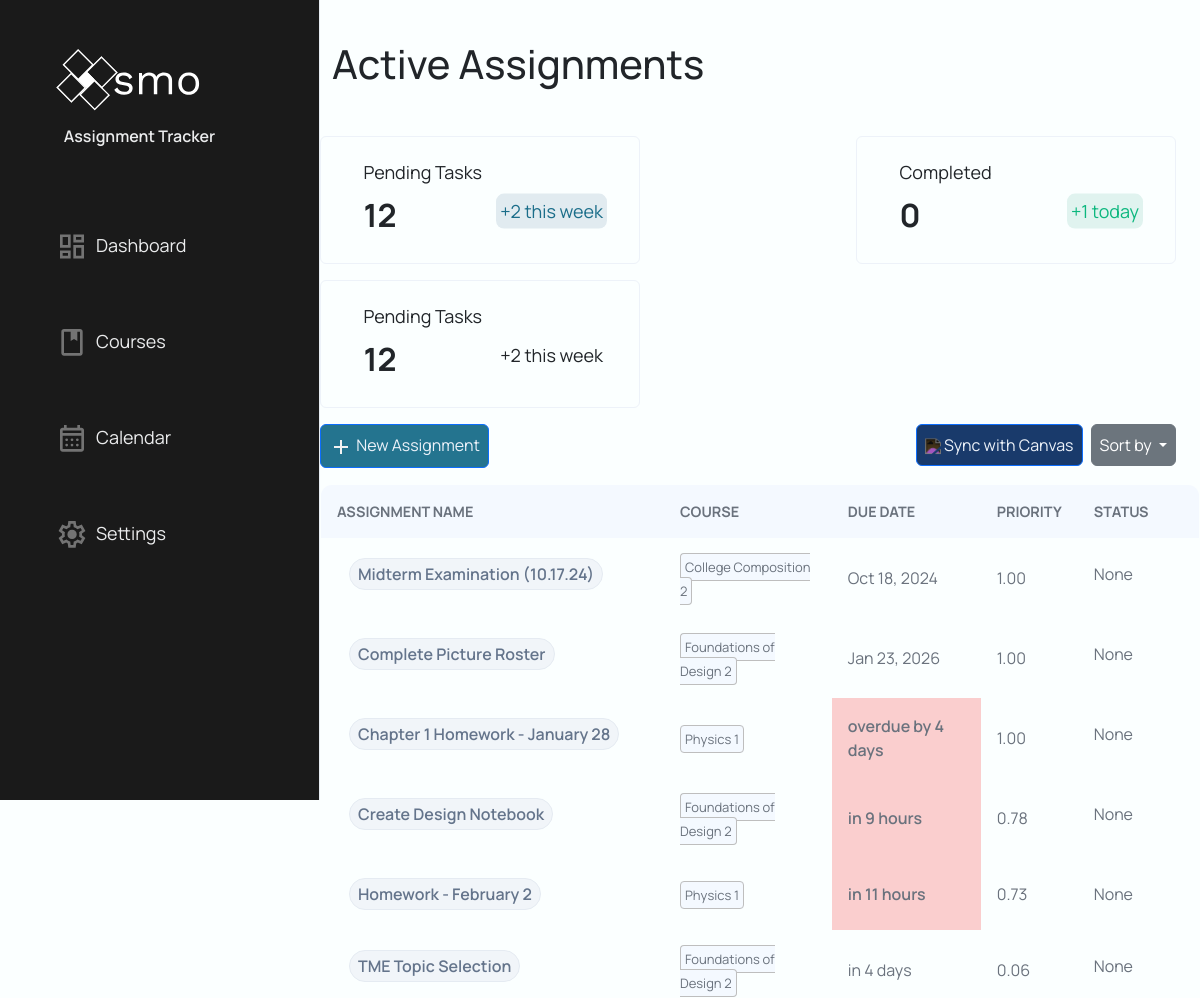
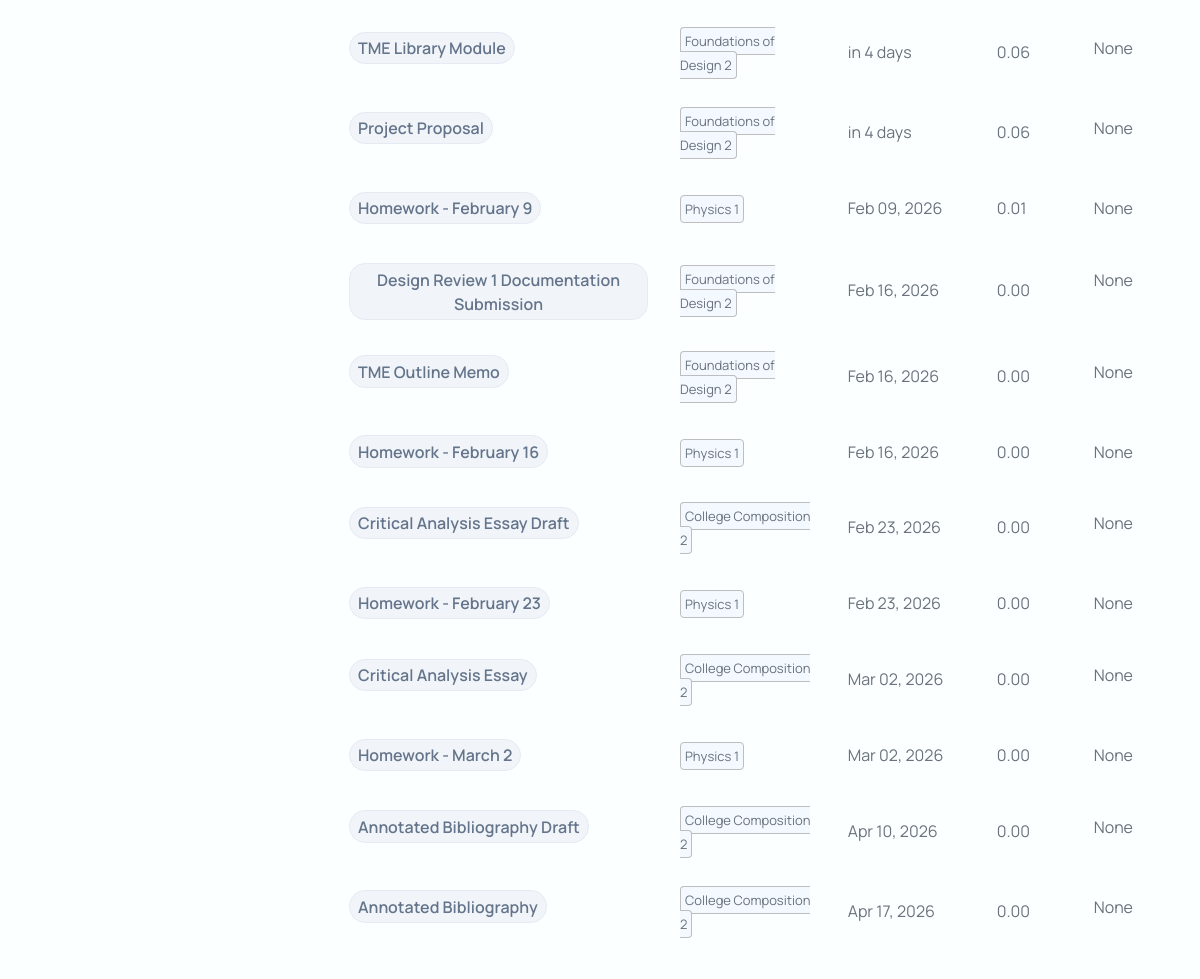
Before: /dashboard/ (signed in) with the older database file (2 pictures, top to bottom).
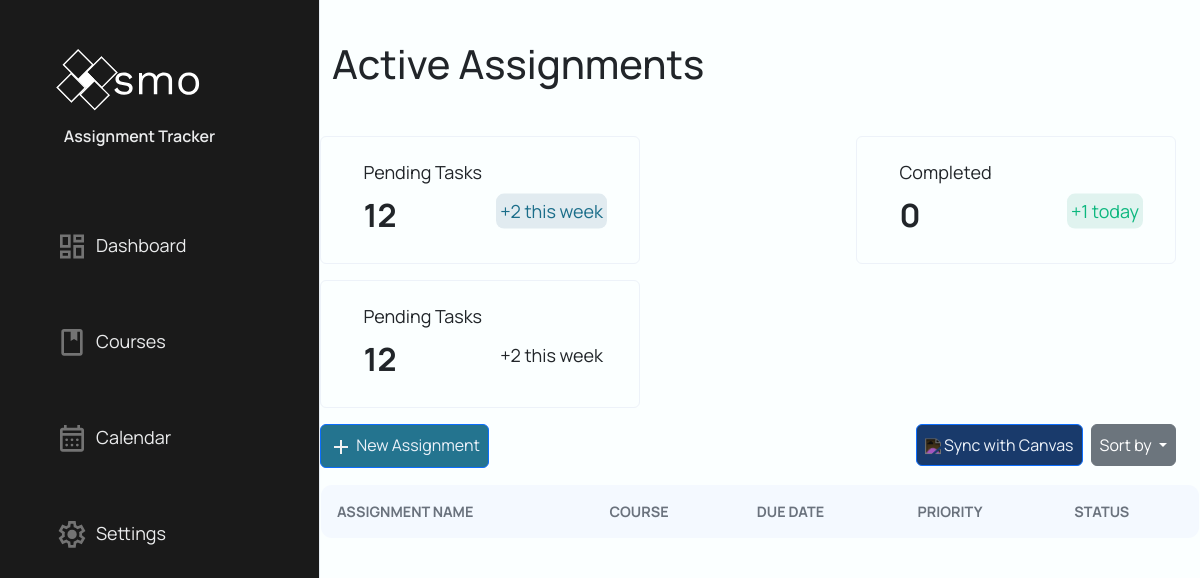
After: the same page with the newer database file.
### models/assignment.py (models this page shows, shortened)
class Assignment(db.Model):
    __tablename__ = "assignments"
    assignment_id = db.Column("assignment_id", db.Integer, primary_key=True, autoincrement=True)
    user_id = db.Column("user_id", db.Integer, db.ForeignKey("users.user_id"), nullable=False)
    course_id = db.Column("course_id", db.Integer, db.ForeignKey("courses.course_id"), nullable=False)
    course = db.relationship("Course", back_populates="assignments", foreign_keys="Assignment.course_id")
    title = db.Column("title", db.Text, nullable=False)
    description = db.Column("description", db.Text, nullable=True)
    due = db.Column("due", db.Text, nullable=False)        # ISO-8601 text datetime recommended
    status = db.Column("status", db.Integer, nullable=True)  # 0/1 or enum-like int
    created = db.Column("created", db.Text, nullable=True)
    updated = db.Column("updated", db.Text, nullable=True)
    points_possible = db.Column("points_possible", db.Integer, nullable=True)
    score = db.Column("score", db.Float, nullable=True)  # Actual score achieved
    canvas_assignment_id = db.Column("canvas_assignment_id", db.Integer, nullable=True)
    workflow_state = db.Column("workflow_state", db.Text, nullable=True)
    unlock_at = db.Column("unlock_at", db.Text, nullable=True)
    html_url = db.Column("html_url", db.Text, nullable=True)
    submission_type = db.Column("submission_type", db.Text, nullable=True)
    canvas_base_url = db.Column("canvas_base_url", db.Text, nullable=True)
    last_canvas_sync = db.Column("last_canvas_sync", db.Text, nullable=True)
    effort = db.Column("effort", db.Integer, nullable=True, default=1) # 1=Low, 2=Med, 3=High
    event_id = db.Column("event_id", db.Text, nullable=True)

### models/courses.py (models this page shows, shortened)
class Course(db.Model):
    __tablename__ = "courses"
    assignments = db.relationship("Assignment",
                                  back_populates="course",
                                  foreign_keys="Assignment.course_id",
                                  primaryjoin = "Course.course_id == Assignment.course_id"
                                  )
    course_id = db.Column(
        "course_id",
        db.Integer,
        primary_key=True,
        autoincrement=True
    )
    user_id = db.Column(
        "user_id",
        db.Integer,
        db.ForeignKey("users.user_id"),
        nullable=False
    )
    course_name = db.Column(
        "course_name",
        db.Text,
        nullable=False
    )
    course_code = db.Column(
        "course_code",
        db.Text,
        nullable=False
    )
    canvas_course_id = db.Column(
        "canvas_course_id",
        db.Integer,
        nullable=True
    )
    workflow_state = db.Column(
        "workflow_state",
        db.Text,
        nullable=True
    )
    time_zone = db.Column(
        "time_zone",
        db.Text,
        nullable=True
    )
    end_at = db.Column(
        "end_at",
        db.Text,
        nullable=False
    )
    last_sync = db.Column(
        "last_sync",
        db.Text,
        nullable=True
    )
    canvas_base_url = db.Column(
        "canvas_base_url",
        db.Text,
        nullable=True
    )
    weight = db.Column(
        "weight",
        db.Float,
        default=1.0,
        nullable=False
    )

### Website/MainPage/mainPage.py (the view)
@mainPage_bp.route("/dashboard/", methods=["POST", "GET"])
@login_required
def dashboard():
    user_id = current_user.user_id
    assignmentRepo = AssignmentRepo()
    courseRepo = CourseRepo()
    userRepo = UserRepo()
    deleteForm = DeleteAssignment()
    assignmentForm = AssignmentCreateForm().updateCourseSelect(courseRepo.getAllCoursesById(user_id))
    editAssignmentForm = EditAssignmentForm()
    checkForm = CheckForm()
    sort_key = (request.args.get("sort"))
    if sort_key is None:
        sort_key = "due"
    else:
        sort_key = sort_key.strip().lower()
    SORT_MAP = {
    "course"      : assignmentRepo.get_SortedByName_Assignment,
    "due"       : assignmentRepo.get_SortedByDue_Assignment,
    "points"    : assignmentRepo.get_SortedByPoints_Assignment,
    "priority"  : assignmentRepo.getAllAssignmentById # Sort manually after calculation
    }
    assignments = SORT_MAP.get(sort_key, assignmentRepo.getAllAssignmentById)(user_id)
    scoring_service = ScoringService(user_id)
    for assignment in assignments:
        assignment.priority_score = scoring_service.calculate_score(assignment, assignment.course)
        assignment.due_display, assignment.due_hour = format_due_display(assignment.due)
    if sort_key == "priority":
        assignments.sort(key=lambda x: x.priority_score, reverse=True)
    if deleteForm.validate_on_submit:
        print(f"Assignment ID: {deleteForm.assignment_id.data}")
    completed = userRepo.getComplete(user_id)
    return render_template("dashboard.html",
                        completed=completed,
                        assignments=assignments,
                        deleteForm=deleteForm,
                        assignmentForm=assignmentForm,
                        editForm=editAssignmentForm,
                        checkForm=checkForm)

### Website/Login/login.py (called while the page is built)
@loginManager.user_loader
def load_user(user_id):
    return repo.getUserById(user_id=user_id)

### Website/MainPage/mainPage.py (called while the page is built)
def format_due_display(due_value):
    due_dt = _parse_due_datetime(due_value)
    if due_dt is None:
        return "No due date", None
    now = datetime.now(timezone.utc)
    delta_seconds = (due_dt - now).total_seconds()
    if delta_seconds >= 0:
        days = int(delta_seconds // 86400)
        if days == 0:
            hours = int(delta_seconds // 3600)
            return f"in {hours} hours", hours
        if days == 1:
            return "in 1 day", days * 24
        if days < 7:
            return f"in {days} days", days * 24
    else:
        days_overdue = int(abs(delta_seconds) // 86400)
        if days_overdue == 0:
            return "overdue", "overdue"
        if days_overdue == 1:
            return "overdue by 1 day", "overdue"
        if days_overdue < 7:
            return f"overdue by {days_overdue} days", "overdue"
    return due_dt.strftime("%b %d, %Y"), None

### repositories/assignmentRepo.py (called while the page is built)
    def moveCompleted(self, assignment_list):
        active = [a for a in assignment_list if a.status != 1]
        completed = [a for a in assignment_list if a.status == 1]
        return active + completed

### Website/MainPage/templates/dashboard.html (shortened to what the changed rows need)
{% extends "base.html" %}
{% block content %}
{% block head %}
    <link rel="stylesheet" type="text/css" href="{{ url_for('static', filename='dashboard.css') }}">
    <link rel="stylesheet" type="text/css" href="{{ url_for('static', filename='modal.css') }}">
    <link rel="stylesheet" type="text/css" href="{{ url_for('static', filename='button.css') }}">
    <link rel="stylesheet" type="text/css" href="{{ url_for('static', filename='toast.css') }}">
{%  endblock %}
    <div class="container h-100 w-100">
        <div class="col w-100">
            <div class="row">
                <h1>Active Assignments</h1>
            </div>
            <div class="row table-div">
                <table class="assignment-table">
                    <tr>
                        <th>Assignment Name</th>
                        <th>Course</th>
                        <th>Due Date</th>
                        <th>Priority</th>
                        <th>Status</th>
                    </tr>
                    {% for assignment in assignments %}
                        <tr class="table-row">
                            <td class="title d-flex align-items-center">
                                <form method="POST" action="/dashboard/assignments/{{ assignment.assignment_id }}/complete" class="d-flex align-items-center m-0 p-0 complete-form">
                                </form>
                                <button
                                    class="btn-name"
                                    onclick=showEditModal(this)
                                    data-assignment-id="{{assignment.assignment_id}}"
                                    data-canvas-id="{{assignment.canvas_assignment_id}}"
                                    data-assignment-name="{{assignment.title}}"
                                    data-assignment-desc="{{assignment.description}}"
                                    data-effort="{{assignment.effort}}"
                                    data-url="{{assignment.html_url}}">
                                    {{assignment.title}}
                                </button>
                            </td>
                            <td><a class="course-name">{{assignment.course.course_name}}</a></td>
                                {% if assignment.due_hour is none %}
                                    <td>{{assignment.due_display}}</td>
                                {% elif assignment.due_hour == "overdue" and assignment.status != 1 %}
                                    <td class="due-24">{{assignment.due_display}}</td>
                                {% elif assignment.due_hour is string %}
                                    <td>{{assignment.due_display}}</td>
                                {% elif assignment.due_hour < 24 %}
                                    <td class="due-24">{{assignment.due_display}}</td>
                                {% elif assignment.due_hour < 72 %}
                                    <td class="due-72">{{assignment.due_display}}</td>
                                {% else %}
                                    <td>{{assignment.due_display}}</td>
                                {% endif %}
                            <td class="priority">{{"%.2f"|format(assignment.priority_score)}}</td>
                            <td class="status d-flex align-items-center">
                                {{assignment.status}}
                            </td>
                        </tr>
                    </div>
                    {% endfor %}
                </table>
            </div>
        </div>
    </div>
        </div>
        </div>
{% endblock %}

Changed rows visible on the page:
removed Assignment: title "Midterm Examination (10.17.24)", course.course_name "College Composition 2", due_display "Oct 18, 2024", priority_score "1.00", status "None"
removed Assignment: title "Complete Picture Roster", course.course_name "Foundations of Design 2", due_display "Jan 23, 2026", priority_score "1.00", status "None"
removed Assignment: title "Chapter 1 Homework - January 28", course.course_name "Physics 1", due_display "overdue by 4 days", priority_score "1.00", status "None"
removed Assignment: title "Create Design Notebook", course.course_name "Foundations of Design 2", due_display "in 9 hours", priority_score "0.78", status "None"
removed Assignment: title "Homework - February 2", course.course_name "Physics 1", due_display "in 11 hours", priority_score "0.73", status "None"
removed Assignment: title "TME Topic Selection", course.course_name "Foundations of Design 2", due_display "in 4 days", priority_score "0.06", status "None"
removed Assignment: title "TME Library Module", course.course_name "Foundations of Design 2", due_display "in 4 days", priority_score "0.06", status "None"
removed Assignment: title "Project Proposal", course.course_name "Foundations of Design 2", due_display "in 4 days", priority_score "0.06", status "None"
removed Assignment: title "Homework - February 9", course.course_name "Physics 1", due_display "Feb 09, 2026", priority_score "0.01", status "None"
removed Assignment: title "Design Review 1 Documentation Submission", course.course_name "Foundations of Design 2", due_display "Feb 16, 2026", priority_score "0.00", status "None"
removed Assignment: title "TME Outline Memo", course.course_name "Foundations of Design 2", due_display "Feb 16, 2026", priority_score "0.00", status "None"
removed Assignment: title "Homework - February 16", course.course_name "Physics 1", due_display "Feb 16, 2026", priority_score "0.00", status "None"
removed Assignment: title "Critical Analysis Essay Draft", course.course_name "College Composition 2", due_display "Feb 23, 2026", priority_score "0.00", status "None"
removed Assignment: title "Homework - February 23", course.course_name "Physics 1", due_display "Feb 23, 2026", priority_score "0.00", status "None"
removed Assignment: title "Critical Analysis Essay", course.course_name "College Composition 2", due_display "Mar 02, 2026", priority_score "0.00", status "None"
removed Assignment: title "Homework - March 2", course.course_name "Physics 1", due_display "Mar 02, 2026", priority_score "0.00", status "None"
removed Assignment: title "Annotated Bibliography Draft", course.course_name "College Composition 2", due_display "Apr 10, 2026", priority_score "0.00", status "None"
removed Assignment: title "Annotated Bibliography", course.course_name "College Composition 2", due_display "Apr 17, 2026", priority_score "0.00", status "None"
